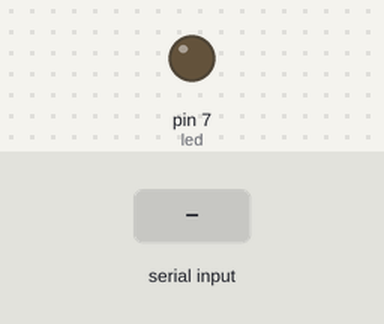
Bench run of a sketch on a simulated Arduino Uno, built with avr-gcc and run on an emulated ATmega328P. On the bench: output pins drawn as LEDs (lit = HIGH). The inputs (shaded band) are chosen by the test bench.

Above: at 1.2 s.
1.3 s: "1" received over Serial
At 2.6 s:
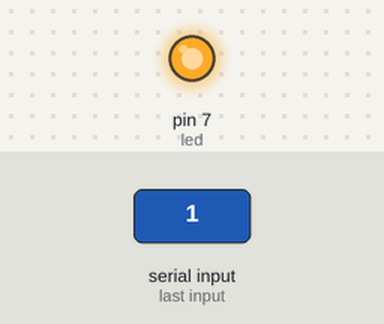
2.9 s: "0" received over Serial
At 4.1 s:
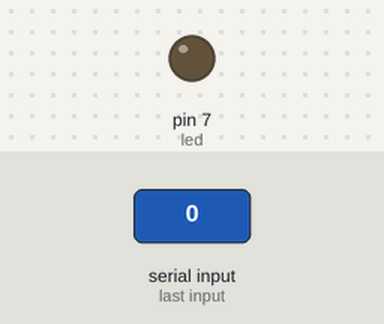
Timing chart, 0 to 5.9 s (numbered marks = the images above; inputs shaded):
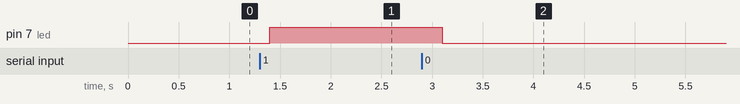

The sketch:

arduino.ino
```cpp
int led = 7;
bool isOn = false;

void setup() {
  pinMode(led, OUTPUT);
  digitalWrite(led, LOW);
  Serial.begin(9600);
}

void loop() {
  if(Serial.available() > 0){
    char readerFromNode;
    readerFromNode = (char) Serial.read();
    convertToState(readerFromNode);
  }
  delay(200);
}

void convertToState(char chr) {
  switch(chr){
    case '0':
      digitalWrite(led, LOW);
      isOn = false;
      delay(100);
      break;
    case '1':
      digitalWrite(led, HIGH);
      isOn = true;
      delay(100);
      break;
    case '2':
      Serial.write(isOn);
      break;
    default:
      break;
  }
}
```

Measured:
- after the input at 1.3 s, pin 7 (led): LOW → HIGH after 0.10 s
- after the input at 2.9 s, pin 7 (led): HIGH → LOW after 0.20 s
